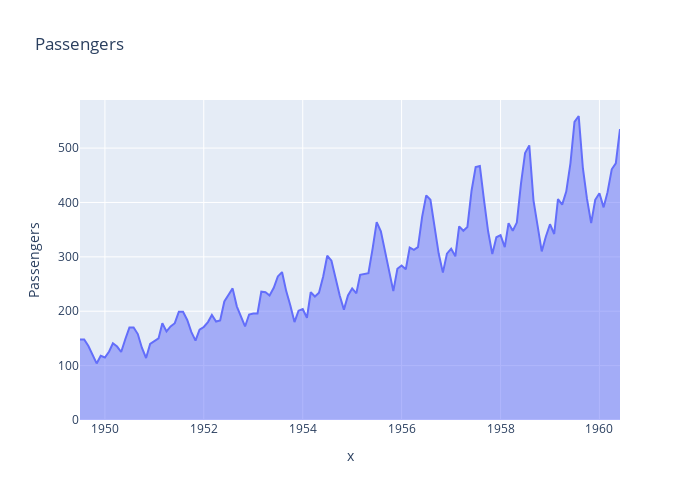

Notebook code for this chart:
### Code cell
px.area(df_component_mul, x=df_component.index, y='Passengers', width=700, height=500, title='Passengers')

### Figure 1 — Plotly figure (JSON) as saved in the notebook; plotly's stock layout.template omitted (floating-point values rounded to 4 significant figures; data arrays with more than 128 entries replaced by an {"elided": "..."} marker saying what was removed)
{"data": [{"fillpattern": {"shape": ""}, "hovertemplate": "x=%{x}<br>Passengers=%{y}<extra></extra>", "legendgroup": "", "line": {"color": "#636efa"}, "marker": {"symbol": "circle"}, "mode": "lines", "name": "", "orientation": "v", "showlegend": false, "stackgroup": "1", "type": "scatter", "x": {"elided": "132 str values"}, "xaxis": "x", "y": {"elided": "132 int values"}, "yaxis": "y"}], "layout": {"height": 500, "legend": {"tracegroupgap": 0}, "title": {"text": "Passengers"}, "width": 700, "xaxis": {"anchor": "y", "domain": [0, 1], "title": {"text": "x"}}, "yaxis": {"anchor": "x", "domain": [0, 1], "title": {"text": "Passengers"}}}}
